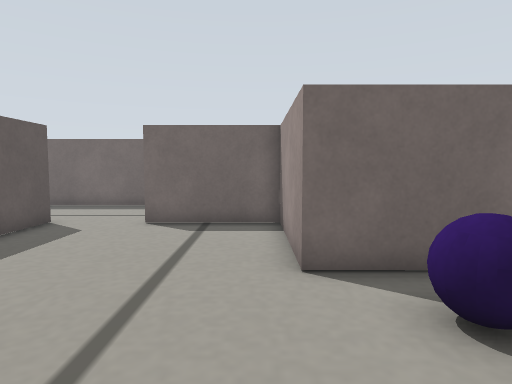
view 1 (above)

16 first-person views from a walk through a Gazebo world. The camera is 0.17 m above the floor, tilts 4° down and sees 75° across. The floor is counted in squares, 0.1 m on a side. Each view is taken from the middle of a square. On the plan, view 1 faces up. The plan holds only what a view shows up to about 16 squares ahead; the rest is blank.

view 2
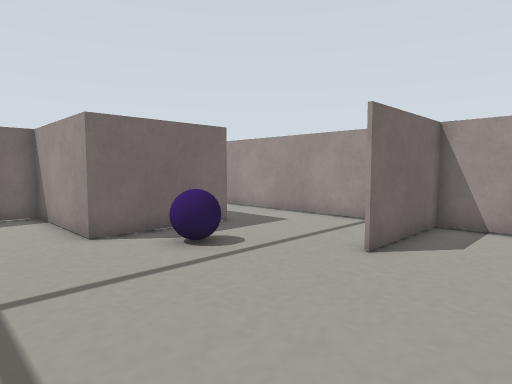

view 3
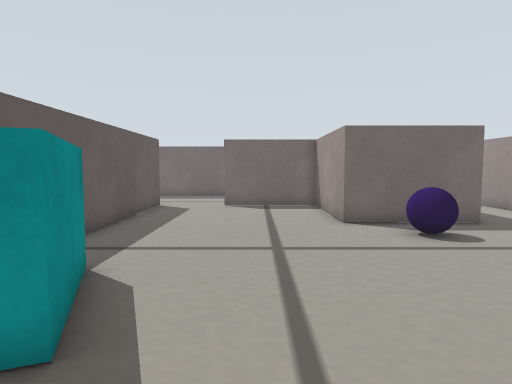

view 4
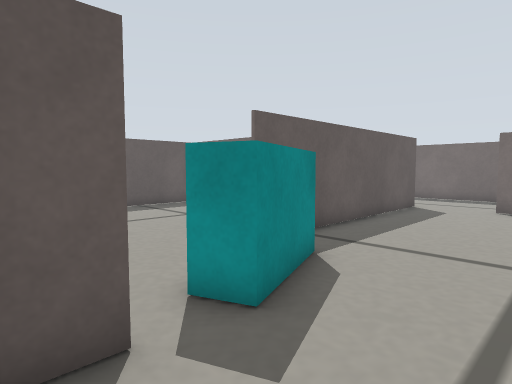

view 5
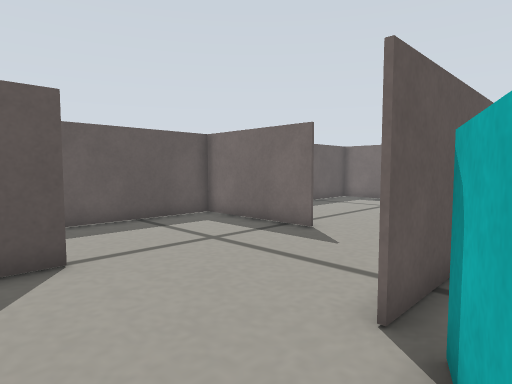

view 6
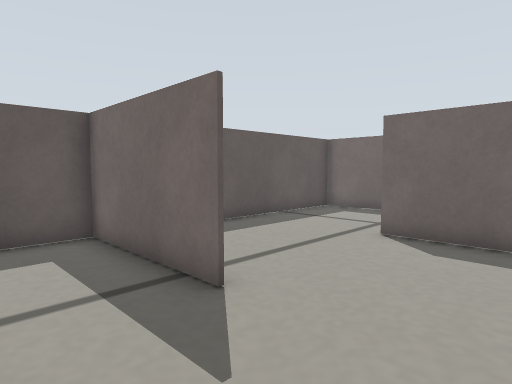

view 7
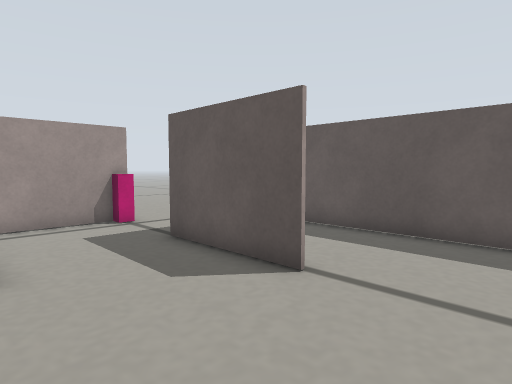

view 8
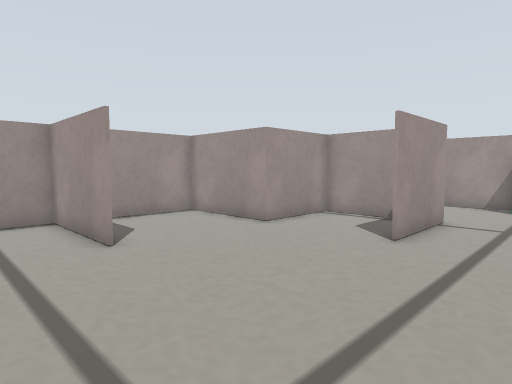

view 9
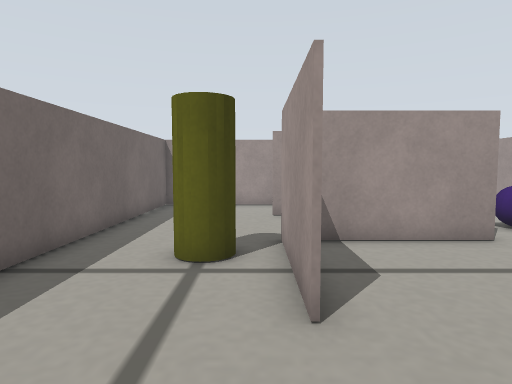

view 10
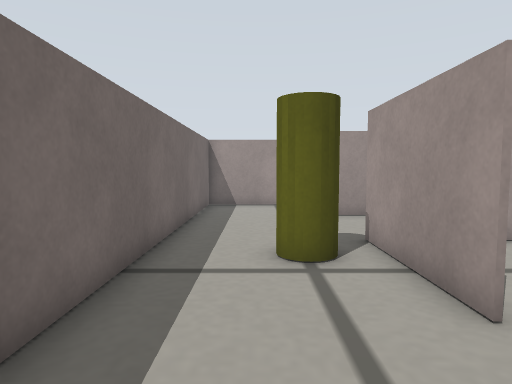

view 11
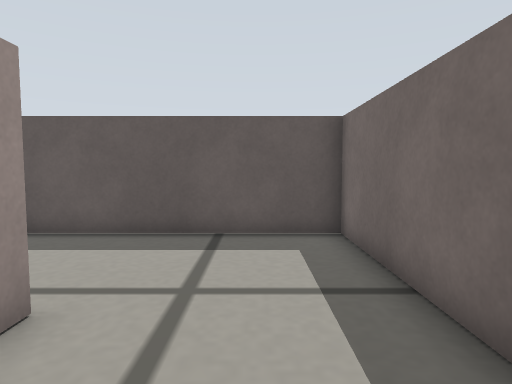

view 12
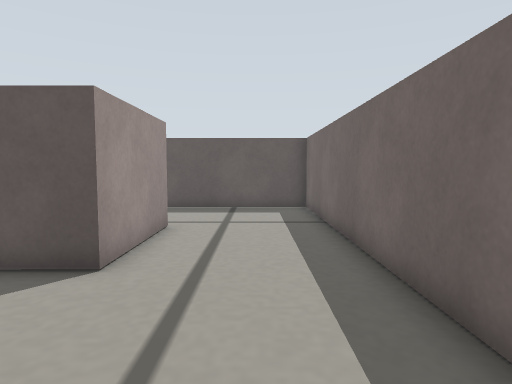

view 13
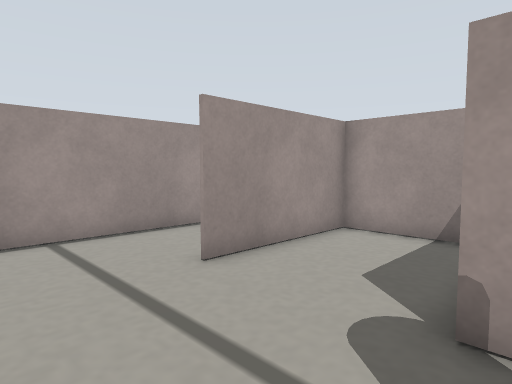

view 14
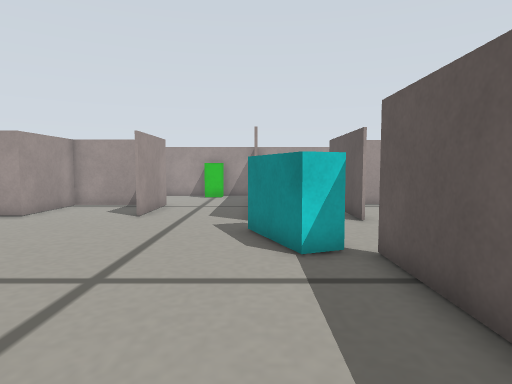

view 15
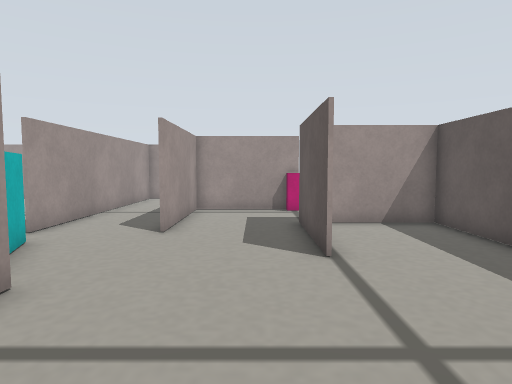

view 16
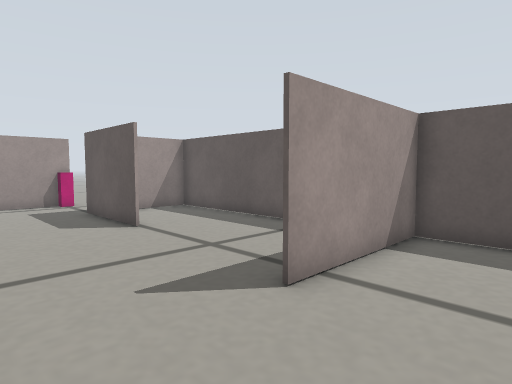

### Floor plan
Ten units are one square. View 1 is at (0, 0); x grows to the right and y downward. Boxes are objects, and circles mark ways between rooms. Rooms are numbered by the first view taken in them; rooms with no view inside come last. Other rooms are left out.
<svg viewBox="-161 -157 252 298">
<path fill="none" stroke="#000" d="M20 -55 49 -55 49 -105M-35 -104 9 -104M51 -54 8 -54 8 -103 -35 -103M42 -2 86 -2M-80 -103 -107 -103M-39 36 -39 47M-41 46 -41 36M-107 -104 -64 -104 -64 -4M-114 12 -114 45M86 -1 42 -1M-156 -50 -106 -50M14 83 43 83 43 48 85 48 85 -152 -156 -152 -156 -49M-41 110 -41 46M-75 37 -75 59M-119 87 -76 87 -76 37M1 85 1 47M-114 45 -114 55M-9 136 16 136M-106 -49 -156 -49 -156 53 -124 53"/>
<rect x="-65" y="-5" width="30" height="30" fill="#bbb"><title>cyan box</title></rect>
<rect x="-15" y="-125" width="20" height="10" fill="#bbb"><title>yellow cylinder</title></rect>
<rect x="15" y="-45" width="20" height="20" fill="#bbb"><title>blue ball</title></rect>
<rect x="-115" y="75" width="10" height="10" fill="#bbb"><title>magenta box</title></rect>
<circle cx="-55" cy="50" r="3" fill="#2a7"/>
<circle cx="-110" cy="-15" r="3" fill="#2a7"/>
<text x="-20" y="-50">1</text>
<text x="-60" y="80">2</text>
<text x="-130" y="0">3</text>
</svg>
Room 1 opens to room 2. Room 1 opens to room 3.

Where each view was taken, in squares from view 1:
view 1: 0 up, 0 right, facing up
view 2: 3 down, 2 left, facing up-right
view 3: 5 down, 2 left, facing up
view 4: 5 down, 1 left, facing up-left
view 5: 3 down, 5 left, facing up-left
view 6: 2 up, 7 left, facing up-left
view 7: 2 up, 7 left, facing down-left
view 8: 3 up, 3 left, facing down-right
view 9: 11 up, 7 left, facing right
view 10: 13 up, 7 left, facing right
view 11: 13 up, 7 left, facing left
view 12: 13 up, 1 left, facing left
view 13: 14 up, 0 right, facing down-right
view 14: 7 up, 4 left, facing down
view 15: 5 up, 10 left, facing down
view 16: 8 up, 7 left, facing down-left
